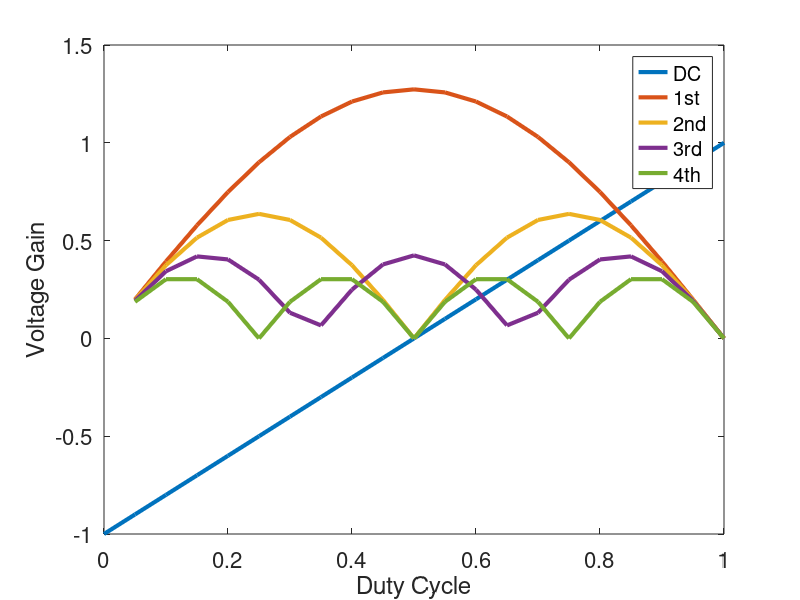

Recreate this plot in MATLAB.
D=0:0.05:1;
Co=(2*D-1);

k=1;
Ck= 4*D.*(sin(k*pi*D)./(k*pi*D)).*exp(-1i*k*pi.*D);
abs(Ck)
plot(D,Co,'LineWidth',3)
hold on;
plot(D,abs(Ck),'LineWidth',3)
hold on;

%%
k=2;
Ck= 4*D.*(sin(k*pi*D)./(k*pi*D)).*exp(-1i*k*pi.*D);
abs(Ck)
plot(D,abs(Ck),'LineWidth',3)
hold on;

k=3;
Ck= 4*D.*(sin(k*pi*D)./(k*pi*D)).*exp(-1i*k*pi.*D);
abs(Ck)
plot(D,abs(Ck),'LineWidth',3)
hold on;

k=4;
Ck= 4*D.*(sin(k*pi*D)./(k*pi*D)).*exp(-1i*k*pi.*D);
abs(Ck)
plot(D,abs(Ck),'LineWidth',3)
hold on;
xlabel('Duty Cycle');
ylabel('Voltage Gain')
legend('DC','1st','2nd','3rd','4th')
set(gca,'Fontsize',16)
